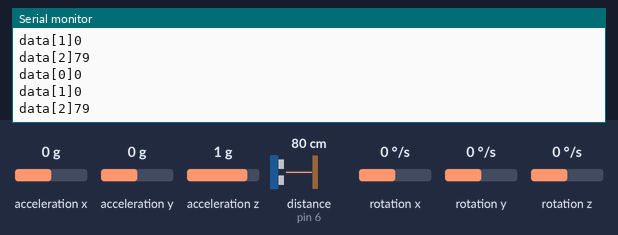
Recording of a sketch running on a simulated Arduino Uno, built with avr-gcc and run on an emulated ATmega328P. Parts: the last lines printed to the serial monitor. Wiring (inferred from the names in the program): ultrasonic range finder: trigger pin 5; echo pin 6. The inputs (shaded band) are chosen by the test bench; at power-on: acceleration x 0 g, distance to the obstacle (sensor on pin 6) 80 cm, acceleration y 0 g, acceleration z 1 g, rotation x 0 °/s, rotation y 0 °/s, rotation z 0 °/s. The echo pulse lasts 58.3 µs per cm; no radio packets arrive unless stated.

Above: at 1.2 s.
1.3 s: acceleration x set to -1.4 g
At 2.2 s:
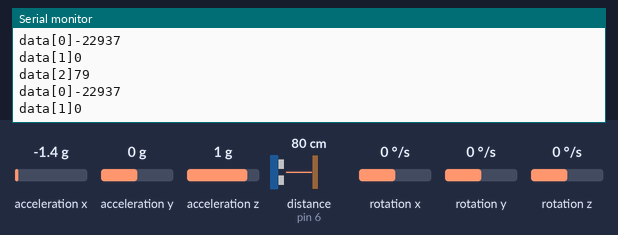
4.3 s: distance to the obstacle (sensor on pin 6) set to 2 cm
At 4.9 s:
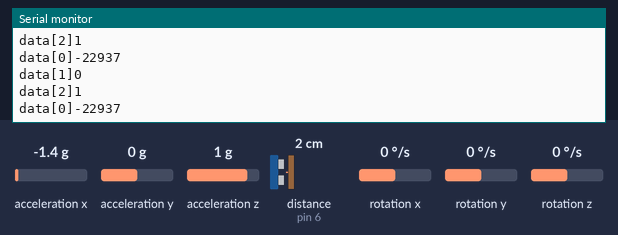
5.8 s: acceleration x set to 0.8 g
At 6.4 s:
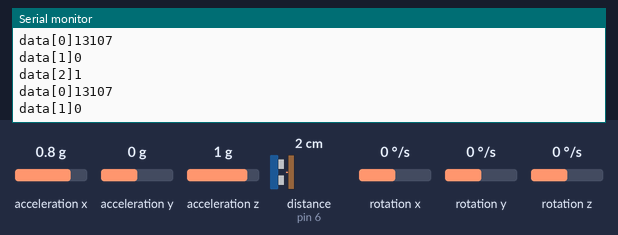
8.8 s: acceleration y set to -1.4 g
At 9.8 s:
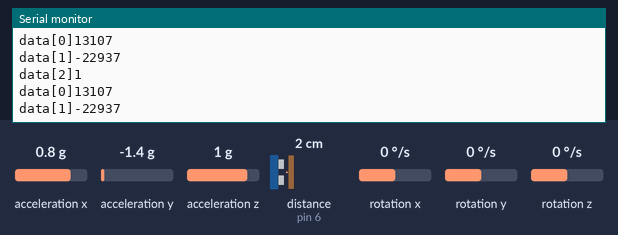
11.8 s: distance to the obstacle (sensor on pin 6) set to 4 cm
At 12.8 s:
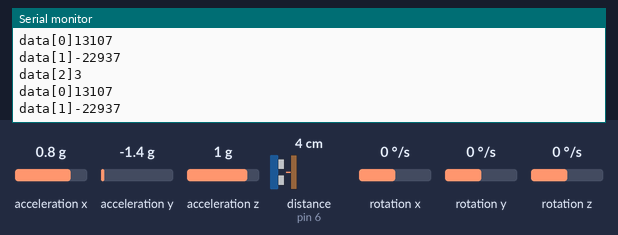
Timing chart, 0 to 14.8 s (numbered marks = the images above; inputs shaded):
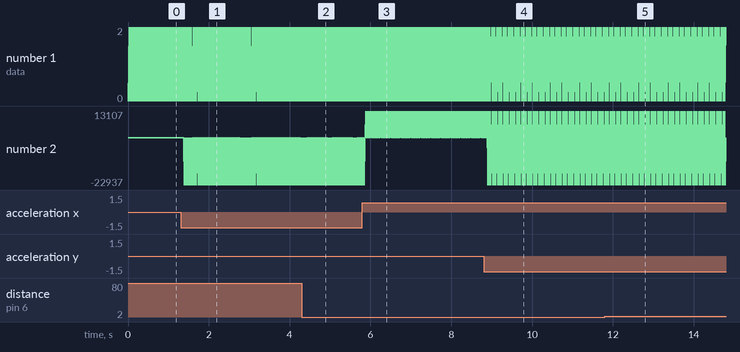

The sketch:

wearable_nrf.ino
```cpp
#include <SPI.h>        //SPI library for communicate with the nRF24L01+
#include "RF24.h"       //The main library of the nRF24L01+
#include "Wire.h"       //For communicate
#include "I2Cdev.h"     //For communicate with MPU6050
#include "MPU6050.h"    //The main library of the MPU6050
#define triggerZ 5 //Ultrasonic Trigger Pin                                              // Ultrasonic trigger pin is at 9
#define echoZ 6 //Ultrasonic Echo Pin
unsigned long prevTime= millis();
//Define the object to access and cotrol the Gyro and Accelerometer (We don't use the Gyro data)
MPU6050 mpu;
int16_t x, y, az;
int16_t gx, gy, gz;
//Define packet for the direction (X axis and Y axis) and ultrasonic
int data[3];
//Define object from RF24 library - 9 and 10 are a digital pin numbers to which signals CE and CSN are connected.
RF24 radio(9,10);
//Create a pipe addresses for the communicate
const uint64_t pipe = 0xE8E8F0F0E1LL;
void setup(void){
  Serial.begin(9600);
  Wire.begin();
  pinMode(triggerZ, OUTPUT);                                                            // defining trigger is output
  pinMode(echoZ, INPUT);
  mpu.initialize();              //Initialize the MPU object
  radio.begin();                 //Start the nRF24 communicate
  radio.openWritingPipe(pipe);   //Sets the address of the receiver to which the program will send data.
}
                                                                         //read ultrasonic's Z reading in cm, capped in 200cm.
int z()    {long duration, distance;
    digitalWrite(triggerZ, LOW);
    delayMicroseconds(2);
    digitalWrite(triggerZ, HIGH);
    delayMicroseconds(10);
    digitalWrite(triggerZ, LOW);
    duration = pulseIn(echoZ, HIGH, 15000);
    distance = (duration / 2) / 29.1;
    if (duration >11640){
      distance = 200;
    }
    prevTime = millis();
    return (distance);}

void loop(void){
  mpu.getMotion6(&x, &y, &az, &gx, &gy, &gz);
  data[0] = map(x, 1000, 2000, 1000, 2000); //Send X axis data
  Serial.print("data[0]");
  Serial.println(data[0]);
  data[1] = map(y, 1000, 2000, 1000, 2000);  //Send Y axis data
  Serial.print("data[1]");
  Serial.println(data[1]);
  data[2] = map(z, 0, 200, 0, 200); //ultrasonic sensor
  Serial.print("data[2]");
  Serial.println(z());
  radio.write(data, sizeof(data));
 }
```

Measured:
- after the input at 1.3 s, the serial monitor: prints a new line after 0.10 s (image 1)
- after the input at 4.3 s, the serial monitor: prints a new line after 0.08 s (image 2)
- after the input at 5.8 s, the serial monitor: prints a new line after 0.08 s (image 3)
- after the input at 8.8 s, the serial monitor: prints a new line after 0.10 s (image 4)
- after the input at 11.8 s, the serial monitor: prints a new line after 0.08 s (image 5)
